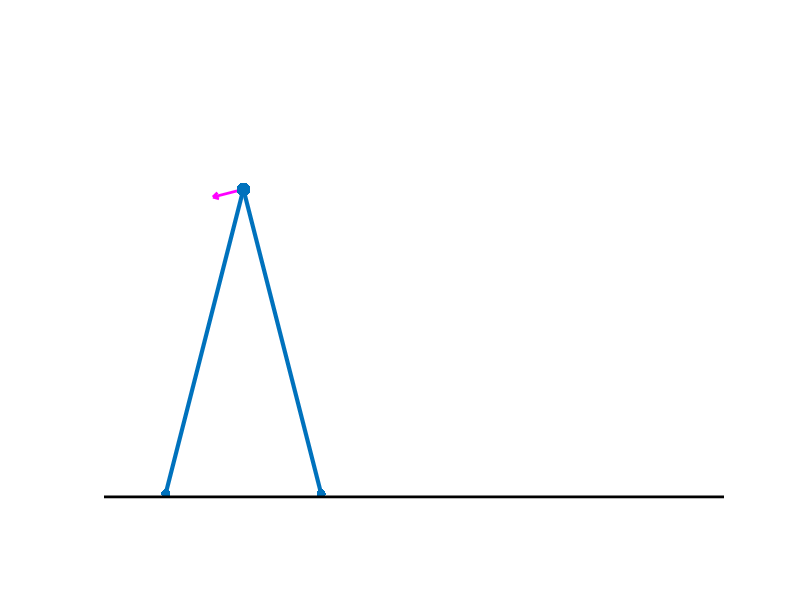

MATLAB code for this plot: (Note: this script raises an error after producing the figure.)
% Equations of motion for simplest walking model% Event detection for simplest walking modelfunction simplestwalkingstep()xs = [0.3 -0.3 0.1 0.1; 0.25 -0.25 0.1 0.1];animatesimpwalk2(xs, 2)%% Put your code here to complete the model and find periodic gaits%%%%%%%%%%%%%%%%%%%%%%%%%%%%%%%%%%%%%%%%%%%%%%%%%%%%%%%%%%%%%%%%%function xdot = fsimpwalk2(t,x)% state derivative function for a simple walker with point masses% The following variables are available in this% subfunction:  gamma M L g Kp% Define constants% Define forces: % State assignmentsq1 = x(1); q2 = x(2); u1 = x(3); u2 = x(4); c1m2 = cos(q1 - q2); s1m2 = sin(q1 - q2); MM = zeros(2,2); rhs = zeros(2,1);% Mass MatrixMM(1,1) = M; MM(1,2) = 0; MM(2,1) = -c1m2; MM(2,2) = 1; % righthand side termsrhs(1) = g/L*M*sin(q1 - gamma); rhs(2) = -Kp*(q2-q1) -s1m2*(u1*u1) - g/L*sin(q2 - gamma); udot = MM\rhs;xdot = [x(3:4); udot];end % fsimpwalk2%%%%%%%%%%%%%%%%%%%%%%%%%%%%%%%%%%%%%%%%%%%%%%%%%%%%%%%%%%%%%%%%%function [value, isterminal, direction] = eventsimpwalk2(t, x)% returns event function for passive walking simulation% Here is how event checking works:  % At each integration step, ode45 checks to see if an% event function passes through zero (in this case, we need% the function to go through zero when the foot hits the% ground).  It finds the value of the event function by calling% eventswalk2, which is responsible for returning the value of the % event function in variable value.  isterminal should contain% a 1 to signify that the integration should stop (otherwise it% will keep going after value goes through zero).  Finally,% direction should specify whether to look for event function% going through zero with positive or negative slope, or either.% we want to stop the simulation when theta = alpha% or when (theta - alpha) is zeroq1 = x(1); q2 = x(2); u1 = x(3); u2 = x(4);value = cos(q1) - cos(q2);% here is a trick to use to ignore heel scuffing, by % making sure the stance leg is past vertical before% an event causes the simulation to stopif q1 < 0 % A criterion other than 0 angle can also improve          % robustness, but can limit range of acceptable slopes  isterminal = 1;  % tells ode45 to stop when event occurselse  isterminal = 0;  % keep goingenddirection = -1;  % tells ode45 to look for negative crossingend % event simplest walker%%%%%%%%%%%%%%%%%%%%%%%%%%%%%%%%%%%%%%%%%%%%%%%%%%%%%%%%%%%%%%%%function xnew = heelstrikesimpwalk2(xminus)% calculates the new state following foot contact.% Angular momentum is conserved about the impact point for the% whole machine, and about the hip joint for the trailing leg.% After conservation of angular momentum is applied, the legs% are switched.% State vector: qstance, qswing, qdotstance, qdotswingsg = sin(gamma); cg = cos(gamma);MM = zeros(2,2);amb = zeros(2,1);q1 = xminus(1); q2 = xminus(2); u1 = xminus(3); u2 = xminus(4);c1 = cos(q1); c2 = cos(q2); c12 = cos(q1-q2);s1 = sin(q1); s2 = sin(q2); s12 = sin(q1-q2);% Angular momentum before impact:%   amb(1) is angular momentum of whole system about heel contact%   amb(2) is angular momentum of trailing leg about the hipamb(1) = cos(q1-q2)*u1;amb(2) = cos(q1-q2)^2*u1;% Angular momentum after heel strike:%   The first row of MM gives angular momentum of whole system about heel%   contact, with MM(1,:)*thetadotplus%   The second row of MM gives angular momentum of trailing leg about hip%   with MM(2,:)*thetadotplusMM(1,1) = 0;MM(1,2) = 1;MM(2,1) = 1;MM(2,2) = 0;unew = MM\amb;  % solve for thetadotplus with a linear systemxnew = [xminus(2); xminus(1); unew(2); unew(1)];% note leg positions are switched hereend % heelstrike simplest walker%%%%%%%%%%%%%%%%%%%%%%%%%%%%%%%%%%%%%%%%%%%%%%%%%%%%%%%%%%%%%%%%function energy = energysimpwalk2(t, x)% given a list of times and states, return the energy of the% simplest walking model for each time step% The following variables are available in this% subfunction:  gamma M L g Kpif length(t) == 1 % we're given a single time step  x = x(:)';      % make sure it's a single row vectorendq1 = x(:,1); q2 = x(:,2); u1 = x(:,3); u2 = x(:,4); % state assignments  PEg = M*g*L*cos(q1 - gamma); % gravitational potential energyPEs = 0.5*Kp*(q2-q1).^2;     % spring potential energy KE  = 0.5*M*(u1*L).^2;       % kinetic energyenergy = PEg + PEs + KE;end % energy simplest walker%%%%%%%%%%%%%%%%%%%%%%%%%%%%%%%%%%%%%%%%%%%%%%%%%%%%%%%%%%%%%%%%%%%function animatesimpwalk2(x,numsteps,outputflag)% animatesimpwalk2(x, numsteps) %   animates the 2-d simplest walking model simulation%   x should contain one full step of the states, [q1 q2 u1 u2] arranged%   in rows.  numsteps is the # of steps to walk (the states in x are%   repeated automatically for numsteps > 1).  An alternative way to%   call animateawalk2 is if x contains multiple steps, then numsteps%   can be a vector containing the starting indices for each of the%   multiple steps.%   To have the program save each frame as an adobe illustrator file,%   use animatesimpwalk2(x, numsteps, 1)debg = 0; % set this to 1 to step through animation frame by frame% The following parameters are either accessed from workspace or% may be defined explicitly:  L (leg length), R (foot radius)L = 1; % choose foot length = 1R = 0; % there's no foot arc, so the radius is 0footn = 10; % number of segments to draw foot withxlen = length(x);if nargin < 2, numsteps = []; end;if length(numsteps) > 1  % numsteps is a list of step lengths  steplist = numsteps;  numsteps = length(numsteps);  endindex = cumsum(steplist);  startindex = [1 endindex-1];else                     % numsteps is just a scalar # of steps  if nargin < 2 | isempty(numsteps)    numsteps = 2;        % default 2 if unspecified in input  end  % now convert it into a list of step lengths  steplist = [xlen repmat(xlen-1, 1, numsteps-1)];  endindex = repmat(xlen, numsteps, 1);  %startindex = [1; repmat(2, numsteps-1, 1)];  startindex = repmat(1,numsteps,1); % extra frameend% Now numsteps contains the number of steps, steplist% contains the number of frames in each step, and% startindex and endindex contain indices for each stepif nargin < 3 | isempty(outputflag)  outputflag = 0;end% Estimate range of walkingdistance = 2*numsteps*R*x(1,1)+(numsteps+1)*((L-R)*abs(sin(x(1,1))-sin(x(1,2))));buffer = 0.1;xlimit = [-buffer distance+buffer]-(L-R)*abs(sin(x(1,1))-sin(x(1,2))); ylimit = [-0.05 1.35];aang = pi/6; scale = 0.02; scale2 = 2; vx2 = 0.4; vy2 = 1.2;alpha = x(1,1); % an estimate of the maximum leg angle% A foot% foot starts at -sin(a),cos(a)% and goes to sin(a),cos(a)footang = linspace(-alpha*1.1, alpha*1.1, footn);footxy = R*[sin(footang); -cos(footang)];% Initializeclf; th1 = x(1,1); th2 = x(1,2); u1 = x(1,3);contactpoint = 0;Rot1 = [cos(th1) -sin(th1); sin(th1) cos(th1)];Rot2 = [cos(th2) -sin(th2); sin(th2) cos(th2)];footx1 = Rot1(1,:)*footxy + contactpoint; footy1 = Rot1(2,:)*footxy + R;legsxy = [0  -sin(th1)  -sin(th1)+sin(th2);  0   cos(th1)   cos(th1)-cos(th2)];legsx = legsxy(1,:) + contactpoint + R*sin(th1);legsy = legsxy(2,:) + R - R*cos(th1);       footx2 = Rot2(1,:)*footxy + legsx(3) - R*sin(th2);footy2 = Rot2(2,:)*footxy + legsy(3) + R*cos(th2);pcm = legsxy(:,2) + [contactpoint+R*sin(th1);R-R*cos(th1)];vcm = [-u1*(R + (L-R)*cos(th1)); -u1*(L-R)*sin(th1)];velang = atan2(vcm(2),vcm(1));velx = [0 vcm(1) vcm(1)-scale*cos(velang+aang) NaN vcm(1) vcm(1)-scale*cos(velang-aang)]+pcm(1);vely = [0 vcm(2) vcm(2)-scale*sin(velang+aang) NaN vcm(2) vcm(2)-scale*sin(velang-aang)]+pcm(2);velx2 = scale2*[0 vcm(1) vcm(1)-scale*cos(velang+aang) NaN vcm(1) vcm(1)-scale*cos(velang-aang)]+vx2;vely2 = scale2*[0 vcm(2) vcm(2)-scale*sin(velang+aang) NaN vcm(2) vcm(2)-scale*sin(velang-aang)]+vy2;set(gcf, 'color', [1 1 1]); set(gca,'DataAspectRatio',[1 1 1],'Visible','off','NextPlot','Add','XLim',xlimit,'YLim',ylimit);hf1 = line(footx1,footy1,'Marker','.','MarkerSize',20); hf2 = line(footx2,footy2,'Marker','.','MarkerSize',20);hlegs = line(legsx,legsy,'LineWidth',3);hvel = line(velx,vely,'color','m','LineWidth',2);hpelv = plot(legsx(2),legsy(2),'.','MarkerSize',30);hgnd = line(xlimit,[0 0]-.01,'color',[0 0 0],'linewidth',2);th1old = th1; cntr = 1;for j = 1:numsteps  for i = startindex(j):endindex(j)    th1 = x(i,1); th2 = x(i,2);    contactpoint = contactpoint - (th1-th1old)*R; % roll forward a little    th1old = th1;    Rot1 = [cos(th1) -sin(th1); sin(th1) cos(th1)];    Rot2 = [cos(th2) -sin(th2); sin(th2) cos(th2)];        footx1 = Rot1(1,:)*footxy + contactpoint; footy1 = Rot1(2,:)*footxy + R;    legsxy = [0  -sin(th1)  -sin(th1)+sin(th2);              0   cos(th1)   cos(th1)-cos(th2)];    legsx = legsxy(1,:) + contactpoint + R*sin(th1);    legsy = legsxy(2,:) + R - R*cos(th1);           footx2 = Rot2(1,:)*footxy + legsx(3) - R*sin(th2);    footy2 = Rot2(2,:)*footxy + legsy(3) + R*cos(th2);        pcm = legsxy(:,2) + [contactpoint+R*sin(th1);R-R*cos(th1)];    vcm = [-u1*(R + (L-R)*cos(th1)); -u1*(L-R)*sin(th1)];    velang = atan2(vcm(2),vcm(1));    velx = [0 vcm(1) vcm(1)-scale*cos(velang+aang) NaN vcm(1) vcm(1)-scale*cos(velang-aang)]+pcm(1);    vely = [0 vcm(2) vcm(2)-scale*sin(velang+aang) NaN vcm(2) vcm(2)-scale*sin(velang-aang)]+pcm(2);    velx2 = scale2*[0 vcm(1) vcm(1)-scale*cos(velang+aang) NaN vcm(1) vcm(1)-scale*cos(velang-aang)]+vx2;    vely2 = scale2*[0 vcm(2) vcm(2)-scale*sin(velang+aang) NaN vcm(2) vcm(2)-scale*sin(velang-aang)]+vy2;        set(hf1,'Xdata',footx1,'Ydata',footy1);    set(hf2,'Xdata',footx2,'Ydata',footy2);    set(hlegs,'Xdata',legsx,'Ydata',legsy);    set(hvel,'Xdata',velx,'Ydata',vely);    set(hpelv,'Xdata',legsx(2),'Ydata',legsy(2));    %set(hvel2,'Xdata',velx2,'Ydata',vely2);    if 0    if i==1 & j > 1  % stick velocity arrow      hveli=line(velx2,vely2,'color','m','LineWidth',2);      oldx = get(hvelo,'xdata'); oldy = get(hvelo,'ydata');      hsang = atan2(vely2(2)-oldy(2),velx2(2)-oldx(2));      velxh = [oldx(2) velx2(2) velx2(2)-scale2*scale*cos(hsang+aang) NaN velx2(2) velx2(2)-scale2*scale*cos(hsang-aang)];    	velyh = [oldy(2) vely2(2) vely2(2)-scale2*scale*sin(hsang+aang) NaN vely2(2) vely2(2)-scale2*scale*sin(hsang-aang)];    		hvelhs = line(velxh,velyh,'color','r','Linewidth',2);        end    end    drawnow; pause(0.05)    if outputflag      print('-dill',sprintf('walk%02d',cntr));    end    if debg, pause, end;    cntr = cntr + 1;  end  contactpoint = contactpoint - (L-R)*(sin(th1)-sin(th2)); th1old = th2;	%hvelo = line(velx2,vely2,'color','m','LineWidth',2);endend % animate function%%%%%%%%%%%%%%%%%%%%%%%%%%%%%%%%%%%%%%%%%%%%%%%%%%%%%%%%%%%%%%%%%%%end % simplest walking model file